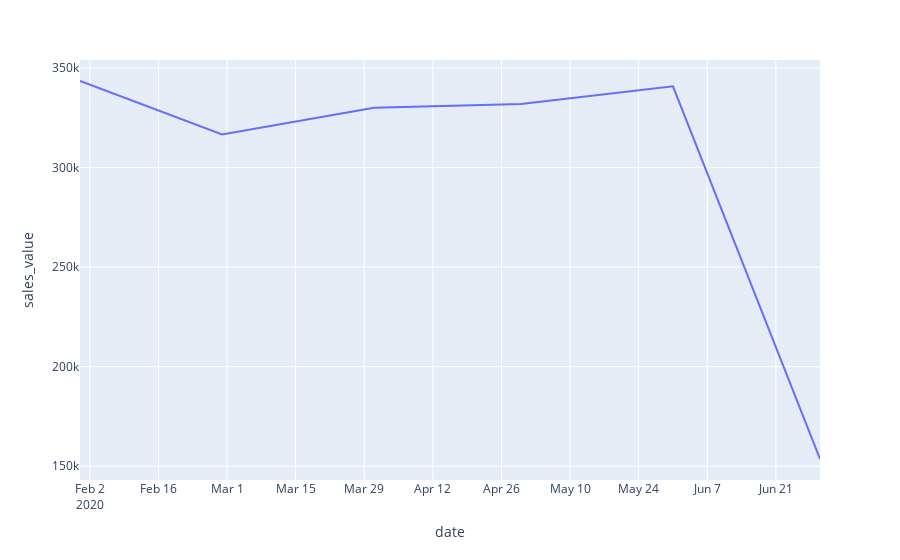

Notebook source saved alongside this figure:
### Code cell


### Figure 1 — Plotly figure (JSON) as saved in the notebook; plotly's stock layout.template omitted (floating-point values rounded to 4 significant figures)
{"data": [{"hovertemplate": "date=%{x}<br>sales_value=%{y}<extra></extra>", "legendgroup": "", "line": {"color": "#636efa", "dash": "solid"}, "marker": {"symbol": "circle"}, "mode": "lines", "name": "", "orientation": "v", "showlegend": false, "type": "scatter", "x": ["2020-01-31T00:00:00", "2020-02-29T00:00:00", "2020-03-31T00:00:00", "2020-04-30T00:00:00", "2020-05-31T00:00:00", "2020-06-30T00:00:00"], "xaxis": "x", "y": [343400.0, 316500.0, 329900.0, 331817, 340700.0, 153600.0], "yaxis": "y"}], "layout": {"legend": {"tracegroupgap": 0}, "margin": {"t": 60}, "xaxis": {"anchor": "y", "domain": [0, 1], "title": {"text": "date"}}, "yaxis": {"anchor": "x", "domain": [0, 1], "title": {"text": "sales_value"}}}}
